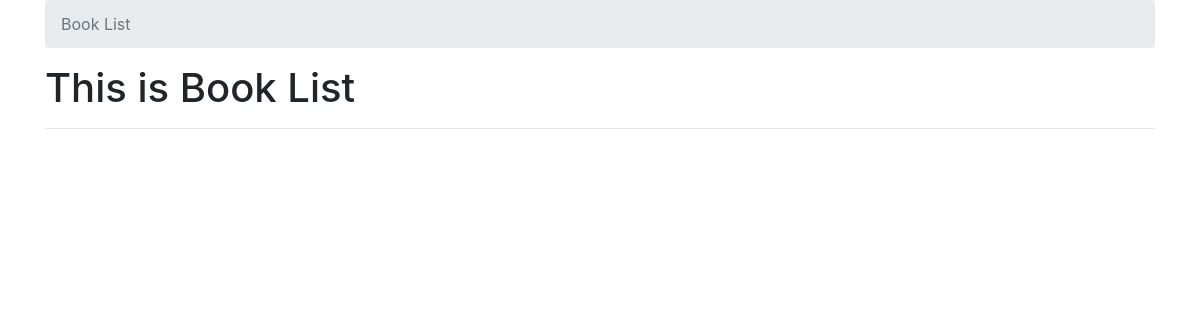
The app's page /, older data.
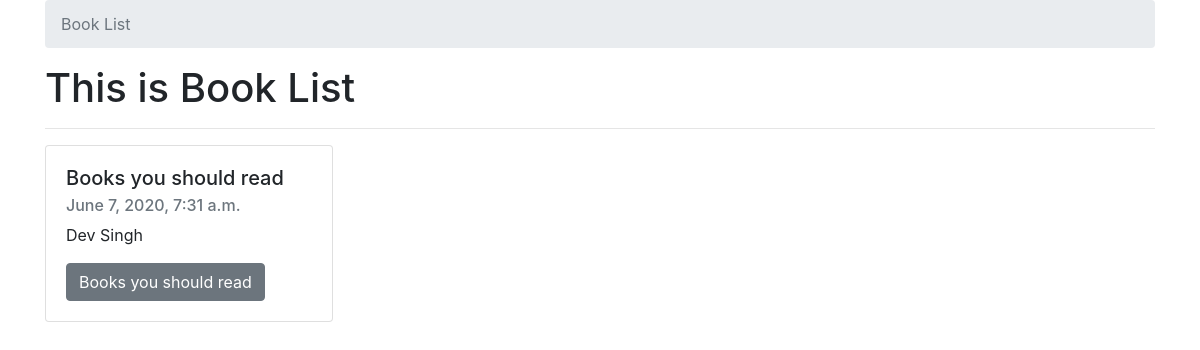
The same page, newer data.
### books/models.py (models this page shows)
class Book(models.Model):
    authors = models.ManyToManyField(Author)
    title = models.CharField(max_length=100)
    publication_date = models.DateTimeField()
    isbn = models.CharField(max_length=16)
    slug = models.SlugField()
    cover = models.ImageField()
    price = models.FloatField()
    def __str__(self):
        return self.title
    def get_absolute_url(self):
        return reverse("books:book-detail", kwargs={
        'slug':self.slug
        })

class Author(models.Model):
    first_name = models.CharField(max_length=30)
    last_name = models.CharField(max_length=30)
    slug = models.SlugField()
    def __str__(self):
        return f"{self.first_name} {self.last_name}"

### books/views.py (the view)
# urls.py: path('',book_list,name='book-list'),
def book_list(request):
    queryset = Book.objects.all()
    context = {
        'queryset': queryset
    }
    return render (request, 'book_list.html',context)

### templates/book_list.html
{% extends "base.html" %}
{% block breadcrumb %}
  <li class="breadcrumb-item active" aria-current="page">Book List</li>
{% endblock breadcrumb %}
{% block content %}
<h1>This is Book List</h1>
<hr>
  {% for book in queryset  %}
  <div class="card" style="width: 18rem;">
    <div class="card-body">
      <h5 class="card-title">{{book.title}}</h5>
      <h6 class="card-subtitle mb-2 text-muted">{{ book.publication_date}}</h6>
      <p class="card-text">
          {% for author in book.authors.all  %}
              <span>{{ author}}</span> {% if book.authors.count > 1 %} |{% endif%}
          {% endfor %}
      </p>
      <a href="{{ book.get_absolute_url }}" class="btn btn-secondary">{{ book }}</a>
    </div>
  </div>
    {% endfor %}
{% endblock content %}

Row changes from the older to the newer data that the page shows:
added Book: title "Books you should read", publication_date "June 7, 2020, 7:31 a.m."
added Author: first_name+last_name "Dev Singh"
